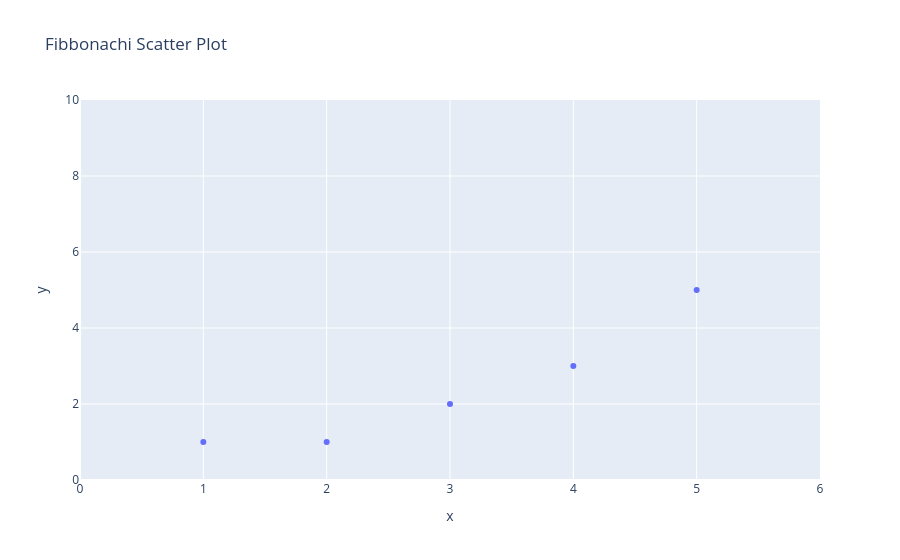
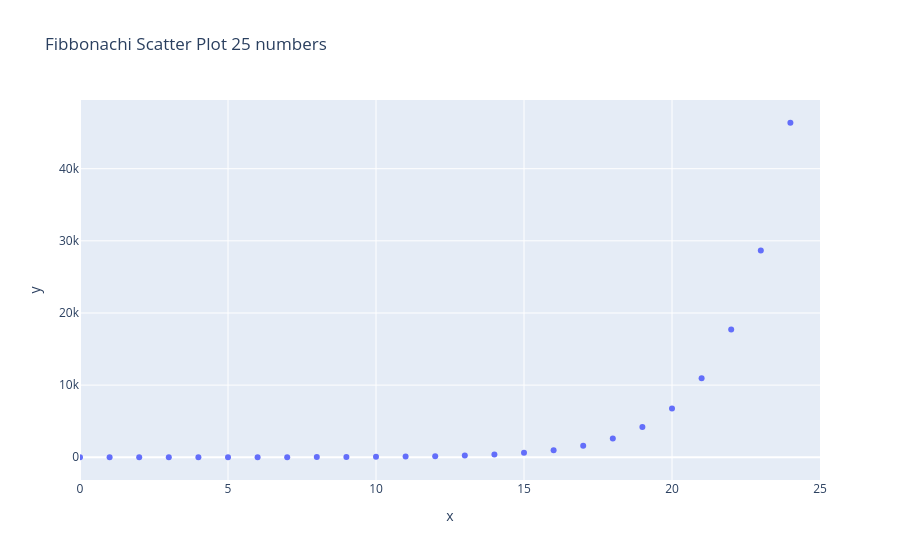

Write notebook code for charts like these, in order.
### Code cell
# Change this code into the correct Scatter Plot (please take care of the axis)

xs = np.array([1, 2, 3, 4, 5])
ys = np.array([1, 1, 2, 3, 5])


fig = px.scatter(x=xs, y=ys, title="Fibbonachi Scatter Plot")
fig.update_layout(xaxis_range=[0,6], yaxis_range=[0,10])
fig.show()

#plot the first 25 fibbonacci numbers in a scatter plot

fibonacci = [0,1]
for i in range (2,25):
    fibonacci.append(fibonacci[i-1] + fibonacci[i-2])

x = np.arange(0, 25)
y = np.array(fibonacci)

fig3 = px.scatter(x=x, y=y, title="Fibbonachi Scatter Plot 25 numbers")
fig3.update_layout(xaxis_range=[0,25])
fig3.show()

### Figure 1 — Plotly figure (JSON) as saved in the notebook; plotly's stock layout.template omitted (floating-point values rounded to 4 significant figures)
{"data": [{"hovertemplate": "x=%{x}<br>y=%{y}<extra></extra>", "legendgroup": "", "marker": {"color": "#636efa", "symbol": "circle"}, "mode": "markers", "name": "", "orientation": "v", "showlegend": false, "type": "scatter", "x": [1, 2, 3, 4, 5], "xaxis": "x", "y": [1, 1, 2, 3, 5], "yaxis": "y"}], "layout": {"legend": {"tracegroupgap": 0}, "title": {"text": "Fibbonachi Scatter Plot"}, "xaxis": {"anchor": "y", "domain": [0, 1], "range": [0, 6], "title": {"text": "x"}}, "yaxis": {"anchor": "x", "domain": [0, 1], "range": [0, 10], "title": {"text": "y"}}}}

### Figure 2 — Plotly figure (JSON) as saved in the notebook; plotly's stock layout.template omitted (floating-point values rounded to 4 significant figures)
{"data": [{"hovertemplate": "x=%{x}<br>y=%{y}<extra></extra>", "legendgroup": "", "marker": {"color": "#636efa", "symbol": "circle"}, "mode": "markers", "name": "", "orientation": "v", "showlegend": false, "type": "scatter", "x": [0, 1, 2, 3, 4, 5, 6, 7, 8, 9, 10, 11, 12, 13, 14, 15, 16, 17, 18, 19, 20, 21, 22, 23, 24], "xaxis": "x", "y": [0, 1, 1, 2, 3, 5, 8, 13, 21, 34, 55, 89, 144, 233, 377, 610, 987, 1597, 2584, 4181, 6765, 10946, 17711, 28657, 46368], "yaxis": "y"}], "layout": {"legend": {"tracegroupgap": 0}, "title": {"text": "Fibbonachi Scatter Plot 25 numbers"}, "xaxis": {"anchor": "y", "domain": [0, 1], "range": [0, 25], "title": {"text": "x"}}, "yaxis": {"anchor": "x", "domain": [0, 1], "title": {"text": "y"}}}}
